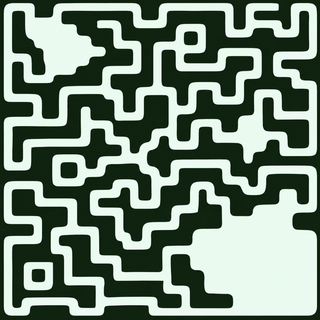
#> input picture wof-gue-io/assets/reference-map.png, 320 x 320 px
$ python import-reference-map.py
#> lines starting #> are read from the running program, lines starting #| are printed output that depends on the picture
#!/usr/bin/env python3
"""Convert the supplied map's light passages into the game's walkable grid."""
from pathlib import Path
from collections import deque
from PIL import Image
root=Path(__file__).resolve().parents[1]
n=160
im=Image.open(root/'assets/reference-map.png').convert('L').resize((n,n),Image.Resampling.LANCZOS)
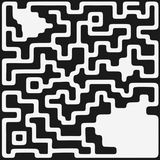
#> im: PIL image 160x160 L; min 0, max 255, mean 129.2
grid=[[im.getpixel((x,y))>=128 and 0<x<n-1 and 0<y<n-1 for x in range(n)] for y in range(n)]
#> grid = 160 items
# Keep the component containing the starting room; tiny isolated decorative loops
# in the source are walls, not unreachable pockets.
start=(27,19); assert grid[start[1]][start[0]]
seen={start}; q=deque([start])
while q:
 x,y=q.popleft()
 for nx,ny in ((x-1,y),(x+1,y),(x,y-1),(x,y+1)):
  if 0<=nx<n and 0<=ny<n and grid[ny][nx] and (nx,ny) not in seen: seen.add((nx,ny));q.append((nx,ny))
rows=[''.join('1' if (x,y) in seen else '0' for x in range(n)) for y in range(n)]
#> (the run stopped early here; a loop or call above may not have finished)
